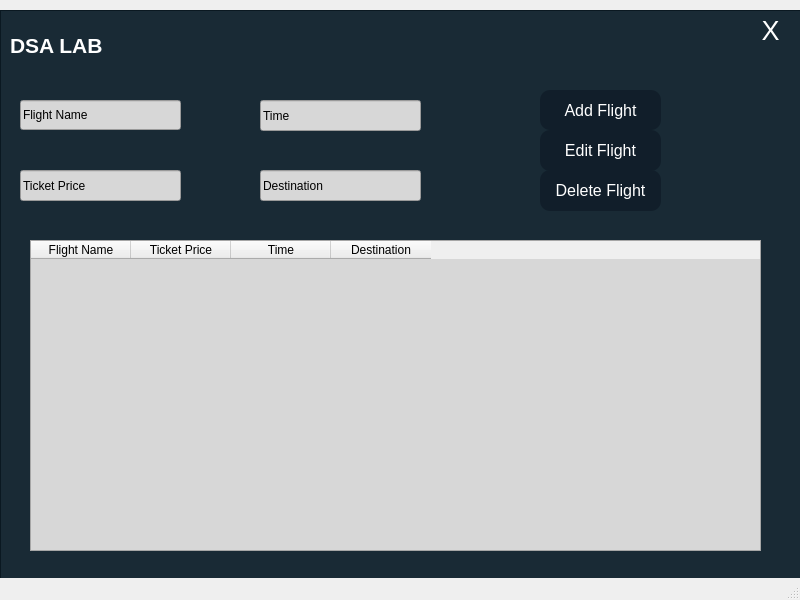
<?xml version="1.0" encoding="UTF-8"?>
<ui version="4.0">
 <class>MainWindow</class>
 <widget class="QMainWindow" name="MainWindow">
  <property name="geometry">
   <rect>
    <x>0</x>
    <y>0</y>
    <width>800</width>
    <height>600</height>
   </rect>
  </property>
  <property name="windowTitle">
   <string>MainWindow</string>
  </property>
  <property name="tabShape">
   <enum>QTabWidget::Rounded</enum>
  </property>
  <widget class="QWidget" name="centralwidget">
   <widget class="QFrame" name="frame_2">
    <property name="geometry">
     <rect>
      <x>0</x>
      <y>10</y>
      <width>801</width>
      <height>611</height>
     </rect>
    </property>
    <property name="maximumSize">
     <size>
      <width>16777212</width>
      <height>16777215</height>
     </size>
    </property>
    <property name="styleSheet">
     <string notr="true">QFrame#frame_2{
background-color:rgba(12, 30, 41, 240);
}


</string>
    </property>
    <property name="frameShape">
     <enum>QFrame::StyledPanel</enum>
    </property>
    <property name="frameShadow">
     <enum>QFrame::Raised</enum>
    </property>
    <widget class="QLabel" name="label">
     <property name="geometry">
      <rect>
       <x>10</x>
       <y>10</y>
       <width>151</width>
       <height>51</height>
      </rect>
     </property>
     <property name="font">
      <font>
       <pointsize>16</pointsize>
       <weight>75</weight>
       <bold>true</bold>
      </font>
     </property>
     <property name="styleSheet">
      <string notr="true">color: white</string>
     </property>
     <property name="text">
      <string>DSA LAB</string>
     </property>
    </widget>
    <widget class="QLineEdit" name="NameEdit">
     <property name="geometry">
      <rect>
       <x>20</x>
       <y>90</y>
       <width>161</width>
       <height>30</height>
      </rect>
     </property>
     <property name="styleSheet">
      <string notr="true">background-color:rgb(215, 215, 215)
</string>
     </property>
     <property name="text">
      <string>Flight Name</string>
     </property>
     <property name="placeholderText">
      <string>Imported File</string>
     </property>
    </widget>
    <widget class="QLineEdit" name="RegEdit">
     <property name="geometry">
      <rect>
       <x>260</x>
       <y>90</y>
       <width>161</width>
       <height>31</height>
      </rect>
     </property>
     <property name="styleSheet">
      <string notr="true">background-color:rgb(215, 215, 215)
</string>
     </property>
     <property name="text">
      <string>Time</string>
     </property>
     <property name="placeholderText">
      <string>Imported File</string>
     </property>
    </widget>
    <widget class="QLineEdit" name="gpaEdit">
     <property name="geometry">
      <rect>
       <x>20</x>
       <y>160</y>
       <width>161</width>
       <height>31</height>
      </rect>
     </property>
     <property name="styleSheet">
      <string notr="true">background-color:rgb(215, 215, 215)
</string>
     </property>
     <property name="text">
      <string>Ticket Price</string>
     </property>
     <property name="placeholderText">
      <string>Imported File</string>
     </property>
    </widget>
    <widget class="QLineEdit" name="uniEdit">
     <property name="geometry">
      <rect>
       <x>260</x>
       <y>160</y>
       <width>161</width>
       <height>31</height>
      </rect>
     </property>
     <property name="styleSheet">
      <string notr="true">background-color:rgb(215, 215, 215)
</string>
     </property>
     <property name="text">
      <string>Destination</string>
     </property>
     <property name="placeholderText">
      <string>Imported File</string>
     </property>
    </widget>
    <widget class="QPushButton" name="AddButton">
     <property name="geometry">
      <rect>
       <x>540</x>
       <y>80</y>
       <width>121</width>
       <height>40</height>
      </rect>
     </property>
     <property name="font">
      <font>
       <pointsize>12</pointsize>
      </font>
     </property>
     <property name="styleSheet">
      <string notr="true">QPushButton {
   background-color:rgb(17, 30, 42);
	border: none;
   color: white;
    border-radius:10px;
}
QPushButton:hover {
	background-color: rgba(0,125,236,255);
}
QPushButton:pressed {	
	background-color: white;
   color : black
}</string>
     </property>
     <property name="text">
      <string>Add Flight</string>
     </property>
    </widget>
    <widget class="QPushButton" name="EditButton">
     <property name="geometry">
      <rect>
       <x>540</x>
       <y>120</y>
       <width>121</width>
       <height>41</height>
      </rect>
     </property>
     <property name="font">
      <font>
       <pointsize>12</pointsize>
      </font>
     </property>
     <property name="styleSheet">
      <string notr="true">QPushButton {
   background-color:rgb(17, 30, 42);
	border: none;
   color: white;
    border-radius:10px;
}
QPushButton:hover {
	background-color: rgba(0,125,236,255);
}
QPushButton:pressed {	
	background-color: white;
   color : black
}</string>
     </property>
     <property name="text">
      <string>Edit Flight</string>
     </property>
    </widget>
    <widget class="QPushButton" name="DeleteButton">
     <property name="geometry">
      <rect>
       <x>540</x>
       <y>160</y>
       <width>121</width>
       <height>41</height>
      </rect>
     </property>
     <property name="font">
      <font>
       <pointsize>12</pointsize>
      </font>
     </property>
     <property name="styleSheet">
      <string notr="true">QPushButton {
   background-color:rgb(17, 30, 42);
	border: none;
   color: white;
    border-radius:10px;
}
QPushButton:hover {
	background-color: rgba(0,125,236,255);
}
QPushButton:pressed {	
	background-color: white;
   color : black
}</string>
     </property>
     <property name="text">
      <string>Delete Flight</string>
     </property>
    </widget>
    <widget class="QTableWidget" name="StuInfoTable">
     <property name="geometry">
      <rect>
       <x>30</x>
       <y>230</y>
       <width>731</width>
       <height>311</height>
      </rect>
     </property>
     <property name="styleSheet">
      <string notr="true">QTableWidget {

background-color:rgb(215, 215, 215);
color:black;


}</string>
     </property>
     <column>
      <property name="text">
       <string>Flight Name</string>
      </property>
     </column>
     <column>
      <property name="text">
       <string>Ticket Price</string>
      </property>
     </column>
     <column>
      <property name="text">
       <string>Time</string>
      </property>
     </column>
     <column>
      <property name="text">
       <string>Destination</string>
      </property>
     </column>
    </widget>
    <widget class="QPushButton" name="CrossButton">
     <property name="geometry">
      <rect>
       <x>750</x>
       <y>0</y>
       <width>41</width>
       <height>41</height>
      </rect>
     </property>
     <property name="font">
      <font>
       <pointsize>20</pointsize>
      </font>
     </property>
     <property name="styleSheet">
      <string notr="true">QPushButton {
	border: none;
	background-color: rgba(0,0,0,0);
   color: white
}
QPushButton:hover {
	background-color: rgba(0,125,236,255);
}
QPushButton:pressed {	
	background-color: rgba(0,0,0,0);
}</string>
     </property>
     <property name="text">
      <string>X</string>
     </property>
    </widget>
   </widget>
  </widget>
  <widget class="QMenuBar" name="menubar">
   <property name="geometry">
    <rect>
     <x>0</x>
     <y>0</y>
     <width>800</width>
     <height>26</height>
    </rect>
   </property>
  </widget>
  <widget class="QStatusBar" name="statusbar"/>
 </widget>
 <resources/>
 <connections/>
</ui>
